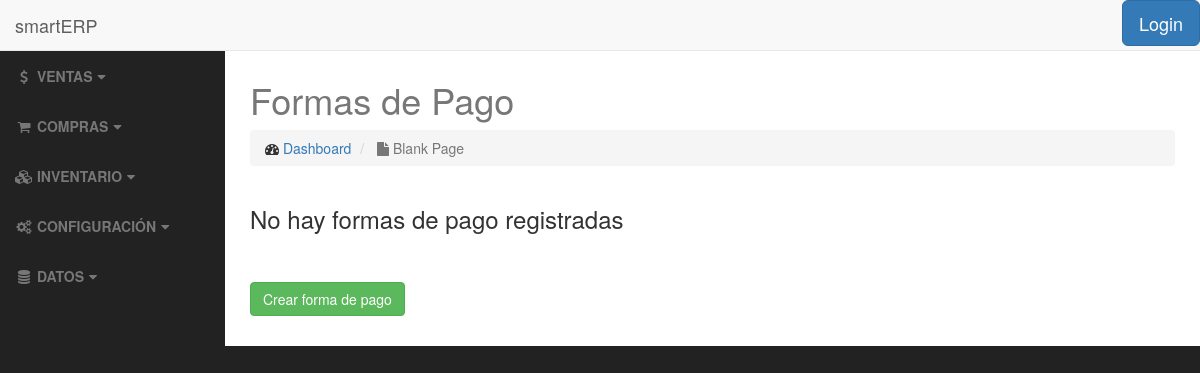
Page /payment/payform/ on the earlier database version.
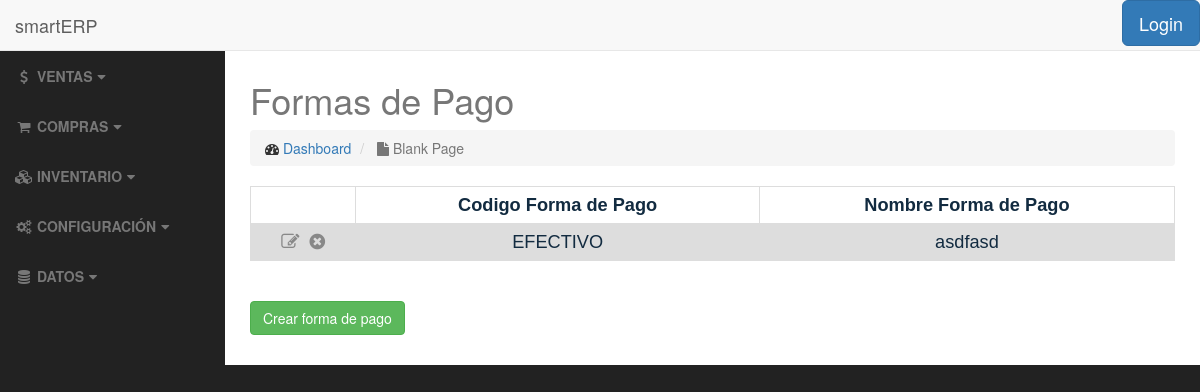
Same page on the later database version.
### payment/models.py (models this page shows, shortened)
class Payform(models.Model):
    payform_code = models.CharField(max_length=10, verbose_name='Codigo', unique='True')
    payform_name = models.CharField(max_length=30, verbose_name='Codigo Forma de Pago')
    is_active = models.BooleanField(default=True, verbose_name='Activo')
    class Meta:
        ordering = ['payform_code']

### payment/views.py (the view)
class PayformListView(ListView):
    template_name = 'payment/payform_list.html'
    def get_queryset(self):
        return Payform.objects.all()

### payment/templates/payment/payform_list.html (shortened to what this page needs)
{% extends 'base.html' %}
<h2>{% block title %}Formas de Pago{% endblock %}</h2>
{% block body %}
    <table>
            {% if object_list %}
                <tr>
                    <th></th>
                    <th>Codigo Forma de Pago</th>
                    <th>Nombre Forma de Pago</th>
                </tr>
                    {% for payform in object_list %}
                        <tr>
                            <td>
                                <a href="{% url 'payment:payform-update' payform.pk %}"><i class="fa fa-pencil-square-o" title="Editar"></i></a>&nbsp;
                                <a href="{% url 'payment:payform-delete' payform.pk %}"><i class="fa fa-times-circle" title="Eliminar"></i></a>
                            </td>
                            <td>{{ payform.payform_code }}</td>
                            <td>{{ payform.payform_name }}</td>
                        </tr>
                    {% endfor %}
            {% else %}
                <h3>No hay formas de pago registradas</h3>
            {% endif %}
    </table>
    <br>
    <br>
    <a href="{% url 'payment:payform-add' %}" class="btn btn-success">Crear forma de pago</a>
    <br>
    <br>
{% endblock %}

Differences in the rows shown:
added Payform: payform_code "EFECTIVO", payform_name "asdfasd"
Other differences:
text no longer shown: "No hay formas de pago registradas"
text now shown: "Codigo Forma de Pago Nombre Forma de Pago"
